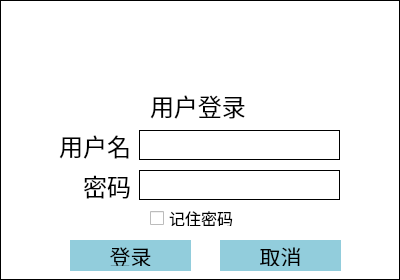
<?xml version="1.0" encoding="UTF-8"?>
<ui version="4.0">
 <class>nantong_login_dialog</class>
 <widget class="QDialog" name="nantong_login_dialog">
  <property name="enabled">
   <bool>true</bool>
  </property>
  <property name="geometry">
   <rect>
    <x>0</x>
    <y>0</y>
    <width>400</width>
    <height>280</height>
   </rect>
  </property>
  <property name="minimumSize">
   <size>
    <width>400</width>
    <height>280</height>
   </size>
  </property>
  <property name="maximumSize">
   <size>
    <width>400</width>
    <height>280</height>
   </size>
  </property>
  <property name="windowTitle">
   <string>登录</string>
  </property>
  <property name="windowOpacity">
   <double>1.000000000000000</double>
  </property>
  <property name="styleSheet">
   <string notr="true">#nantong_login_dialog
{
	border: 1px solid black;
	background-color:white;
}

    QMessageBox
    {
        background-color:white;
        border: 1px solid black;
    }
    QPushButton
    {
        padding-left:35px;
        padding-right:35px;
        padding-top:5px;
        padding-bottom:5px;
        border: no border;
        background-color:#92CDDC
    }
    QPushButton:hover
    {
        background-color:#C4D79B;
    }


QToolButton
{
background-color: white;
border-width: 0px;
border-radius: 0;
}

QToolButton:hover
{
background-color: #92CDDC;
}

QPushButton:disabled {
background-color:#CCCCCC;
}

QLineEdit
{
background-color:white;
border: 1px solid black;
}

QLineEdit:hover
{
border: 1px solid red;
}</string>
  </property>
  <widget class="QLineEdit" name="edit_user">
   <property name="geometry">
    <rect>
     <x>139</x>
     <y>130</y>
     <width>201</width>
     <height>30</height>
    </rect>
   </property>
   <property name="font">
    <font>
     <pointsize>13</pointsize>
    </font>
   </property>
   <property name="styleSheet">
    <string notr="true"/>
   </property>
  </widget>
  <widget class="QLineEdit" name="edit_password">
   <property name="geometry">
    <rect>
     <x>139</x>
     <y>170</y>
     <width>201</width>
     <height>30</height>
    </rect>
   </property>
   <property name="font">
    <font>
     <pointsize>13</pointsize>
    </font>
   </property>
   <property name="styleSheet">
    <string notr="true"/>
   </property>
   <property name="echoMode">
    <enum>QLineEdit::Password</enum>
   </property>
  </widget>
  <widget class="QCheckBox" name="checkbox_remember_pass">
   <property name="geometry">
    <rect>
     <x>150</x>
     <y>210</y>
     <width>101</width>
     <height>16</height>
    </rect>
   </property>
   <property name="font">
    <font>
     <family>新宋体</family>
     <pointsize>12</pointsize>
    </font>
   </property>
   <property name="text">
    <string>记住密码</string>
   </property>
  </widget>
  <widget class="QLabel" name="label_title">
   <property name="geometry">
    <rect>
     <x>150</x>
     <y>90</y>
     <width>101</width>
     <height>31</height>
    </rect>
   </property>
   <property name="font">
    <font>
     <family>新宋体</family>
     <pointsize>18</pointsize>
    </font>
   </property>
   <property name="text">
    <string>用户登录</string>
   </property>
  </widget>
  <widget class="QPushButton" name="button_login">
   <property name="enabled">
    <bool>true</bool>
   </property>
   <property name="geometry">
    <rect>
     <x>70</x>
     <y>240</y>
     <width>121</width>
     <height>31</height>
    </rect>
   </property>
   <property name="font">
    <font>
     <family>新宋体</family>
     <pointsize>16</pointsize>
    </font>
   </property>
   <property name="cursor">
    <cursorShape>PointingHandCursor</cursorShape>
   </property>
   <property name="styleSheet">
    <string notr="true"/>
   </property>
   <property name="text">
    <string>登录</string>
   </property>
  </widget>
  <widget class="QLabel" name="label">
   <property name="geometry">
    <rect>
     <x>120</x>
     <y>10</y>
     <width>160</width>
     <height>70</height>
    </rect>
   </property>
   <property name="text">
    <string>&lt;img src = &quot;nantongsanjian_logo.png&quot; width = &quot;160&quot; height = &quot;70&quot;&gt; &lt;/img&gt;</string>
   </property>
  </widget>
  <widget class="QToolButton" name="button_close">
   <property name="geometry">
    <rect>
     <x>368</x>
     <y>1</y>
     <width>30</width>
     <height>30</height>
    </rect>
   </property>
   <property name="styleSheet">
    <string notr="true"/>
   </property>
   <property name="text">
    <string/>
   </property>
  </widget>
  <widget class="QLabel" name="label_title_2">
   <property name="geometry">
    <rect>
     <x>30</x>
     <y>130</y>
     <width>101</width>
     <height>31</height>
    </rect>
   </property>
   <property name="font">
    <font>
     <family>新宋体</family>
     <pointsize>18</pointsize>
    </font>
   </property>
   <property name="text">
    <string>用户名</string>
   </property>
   <property name="alignment">
    <set>Qt::AlignRight|Qt::AlignTrailing|Qt::AlignVCenter</set>
   </property>
  </widget>
  <widget class="QLabel" name="label_title_3">
   <property name="geometry">
    <rect>
     <x>30</x>
     <y>170</y>
     <width>101</width>
     <height>31</height>
    </rect>
   </property>
   <property name="font">
    <font>
     <family>新宋体</family>
     <pointsize>18</pointsize>
    </font>
   </property>
   <property name="text">
    <string>密码</string>
   </property>
   <property name="alignment">
    <set>Qt::AlignRight|Qt::AlignTrailing|Qt::AlignVCenter</set>
   </property>
  </widget>
  <widget class="QPushButton" name="button_cancel">
   <property name="enabled">
    <bool>true</bool>
   </property>
   <property name="geometry">
    <rect>
     <x>220</x>
     <y>240</y>
     <width>121</width>
     <height>31</height>
    </rect>
   </property>
   <property name="font">
    <font>
     <family>新宋体</family>
     <pointsize>16</pointsize>
    </font>
   </property>
   <property name="cursor">
    <cursorShape>PointingHandCursor</cursorShape>
   </property>
   <property name="styleSheet">
    <string notr="true"/>
   </property>
   <property name="text">
    <string>取消</string>
   </property>
  </widget>
 </widget>
 <layoutdefault spacing="6" margin="11"/>
 <tabstops>
  <tabstop>edit_user</tabstop>
  <tabstop>edit_password</tabstop>
  <tabstop>button_login</tabstop>
  <tabstop>checkbox_remember_pass</tabstop>
  <tabstop>button_close</tabstop>
 </tabstops>
 <resources/>
 <connections>
  <connection>
   <sender>button_close</sender>
   <signal>clicked()</signal>
   <receiver>nantong_login_dialog</receiver>
   <slot>reject()</slot>
   <hints>
    <hint type="sourcelabel">
     <x>384</x>
     <y>23</y>
    </hint>
    <hint type="destinationlabel">
     <x>310</x>
     <y>24</y>
    </hint>
   </hints>
  </connection>
  <connection>
   <sender>edit_user</sender>
   <signal>returnPressed()</signal>
   <receiver>edit_password</receiver>
   <slot>setFocus()</slot>
   <hints>
    <hint type="sourcelabel">
     <x>162</x>
     <y>153</y>
    </hint>
    <hint type="destinationlabel">
     <x>161</x>
     <y>185</y>
    </hint>
   </hints>
  </connection>
  <connection>
   <sender>edit_password</sender>
   <signal>returnPressed()</signal>
   <receiver>button_login</receiver>
   <slot>click()</slot>
   <hints>
    <hint type="sourcelabel">
     <x>145</x>
     <y>182</y>
    </hint>
    <hint type="destinationlabel">
     <x>94</x>
     <y>254</y>
    </hint>
   </hints>
  </connection>
  <connection>
   <sender>button_cancel</sender>
   <signal>clicked()</signal>
   <receiver>nantong_login_dialog</receiver>
   <slot>reject()</slot>
   <hints>
    <hint type="sourcelabel">
     <x>283</x>
     <y>252</y>
    </hint>
    <hint type="destinationlabel">
     <x>378</x>
     <y>220</y>
    </hint>
   </hints>
  </connection>
 </connections>
</ui>
